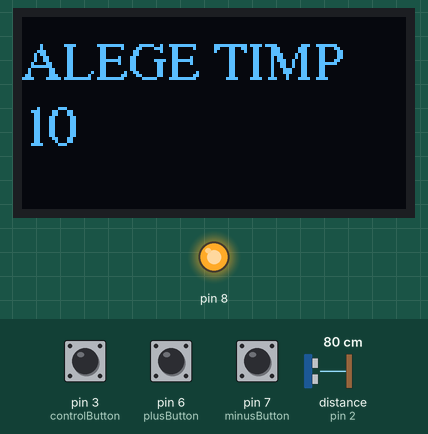
This sketch was run on a simulated Arduino Uno, built with avr-gcc and run on an emulated ATmega328P. Parts: 128×64 one-colour display, output pins drawn as LEDs (lit = HIGH). The inputs (shaded band) are chosen by the test bench; at power-on: pin 3 (controlButton) HIGH, distance to the obstacle (sensor on pin 2) 80 cm, pin 6 (plusButton) LOW, pin 7 (minusButton) LOW. The echo pulse lasts 58.3 µs per cm; pins used as bus, display or sensor lines are not drawn; what the sketch prints to the serial monitor is not drawn.

Above: at 7.2 s.
7.3 s: pin 3 (controlButton) pulled LOW for 0.15 s
At 8.7 s:
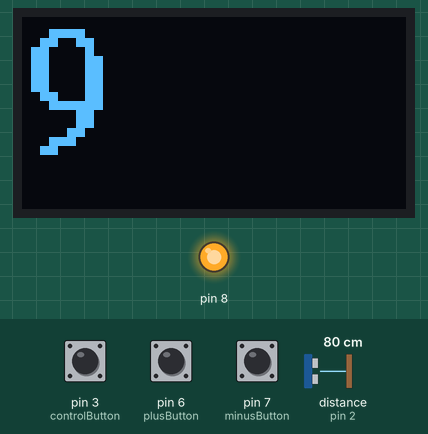
9.0 s: distance to the obstacle (sensor on pin 2) set to 2 cm
At 10.4 s:
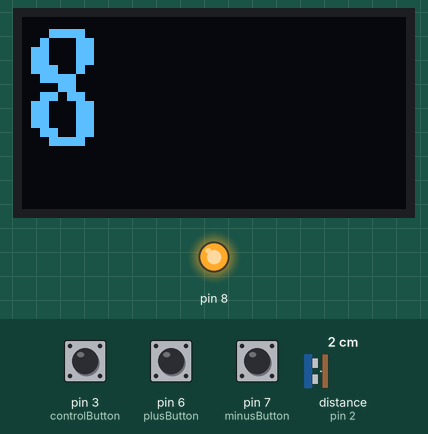
12.0 s: pin 3 (controlButton) pulled LOW for 1 s
At 13.7 s:
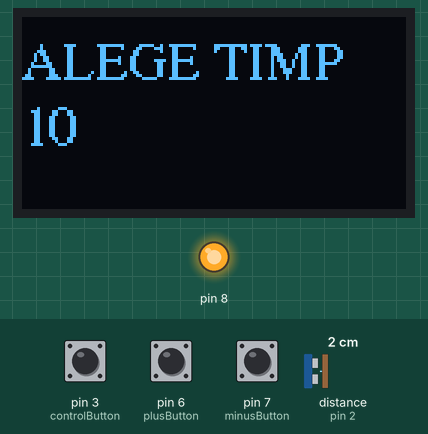
14.6 s: pin 6 (plusButton) pulled HIGH for 1 s
At 16.4 s:
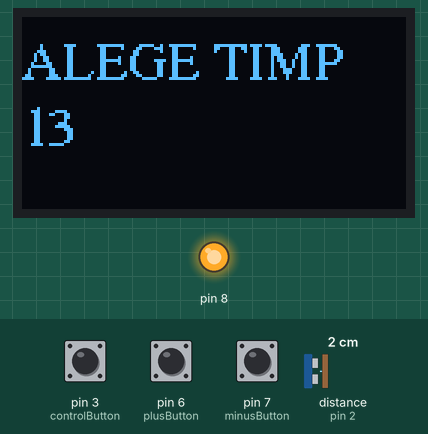
17.1 s: pin 7 (minusButton) pulled HIGH for 3.2 s
At 21.1 s:
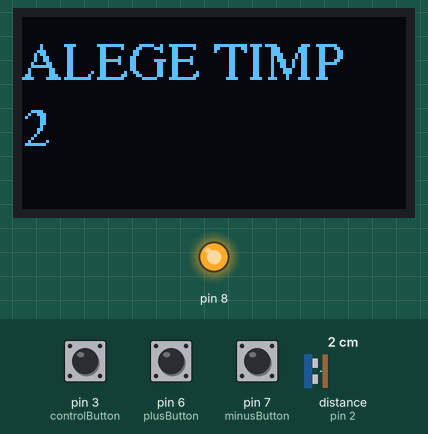
21.8 s: pin 3 (controlButton) pulled LOW for 0.15 s
At 25.0 s:
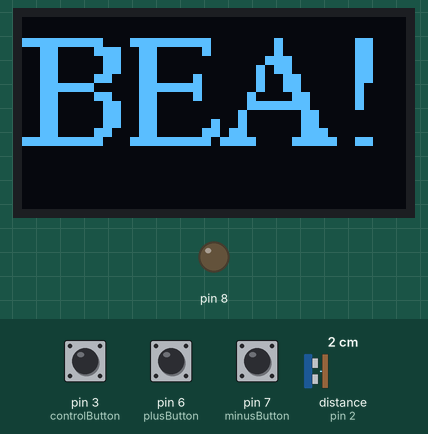
Timing chart, 0 to 25.9 s (numbered marks = the images above; inputs shaded):
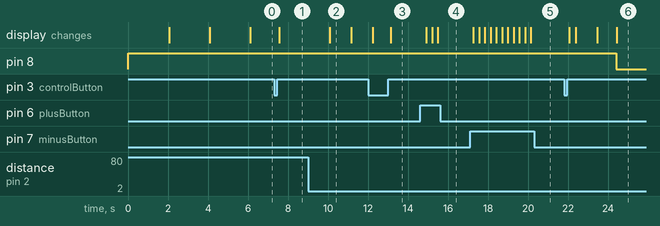

Measured:
- after the input at 7.3 s, the display: changes after 0.27 s (image 1)
- after the input at 9.0 s, the display: changes after 1.1 s (image 2)
- after the input at 12.0 s, the display: first differs from a run without the input after 1.1 s (image 3)
- after the input at 14.6 s, the display: first changes after 0.30 s (image 4 shows a later state)
- after the input at 17.1 s, the display: first changes after 0.15 s (image 5 shows a later state)
- after the input at 21.8 s, pin 8: HIGH → LOW after 2.6 s; the display: first changes after 0.27 s (image 6 shows a later state)
- what the display in image 2 shows lasts 1.1 s, from 10.1 s to 11.2 s

The sketch:

beutoarea5000.ino
```cpp
#include <Wire.h>
#include <Adafruit_GFX.h>
#include <Adafruit_SSD1306.h>
#include <Fonts/FreeSerif9pt7b.h>

#define SCREEN_WIDTH 128 // OLED display width, in pixels
#define SCREEN_HEIGHT 64 // OLED display height, in pixels
#define echoPin 2 // attach pin D2 Arduino to pin Echo of HC-SR04
#define trigPin 4 //attach pin D3 Arduino to pin Trig of HC-SR04
#define controlButton 3
#define plusButton 6
#define minusButton 7

volatile bool active = false;

// Declaration for an SSD1306 display connected to I2C (SDA, SCL pins)
Adafruit_SSD1306 display(SCREEN_WIDTH, SCREEN_HEIGHT, &Wire, -1);

long duration; // variable for the duration of sound wave travel
int distance; // variable for the distance measurement

void setup() {
  Serial.begin(115200);
  pinMode(8, OUTPUT);
  digitalWrite(8, HIGH);
  pinMode(trigPin, OUTPUT); // Sets the trigPin as an OUTPUT
  pinMode(echoPin, INPUT); // Sets the echoPin as an INPUT

  pinMode(controlButton, INPUT); //Set the control button as INPUT
  pinMode(plusButton, INPUT); //Set the plus button as INPUT
  pinMode(minusButton, INPUT); //Set the minus button as INPUT

  digitalWrite(controlButton, HIGH);

  attachInterrupt(digitalPinToInterrupt(controlButton), activate, RISING);

  Serial.println("Ultrasonic Sensor HC-SR04 Test"); // print some text in Serial Monitor
  Serial.println("with Arduino UNO R3");

  if (!display.begin(SSD1306_SWITCHCAPVCC, 0x3C)) {
    Serial.println("SSD1306 allocation failed");
    for (;;);
  }

  delay(2000);
  display.setFont(&FreeSerif9pt7b);
  display.clearDisplay();
  display.setTextSize(1);
  display.setTextColor(WHITE);
  display.setCursor(0, 20);
  display.println("BEUTOAREA \n 5000");
  display.display();

  delay(2000);
  display.clearDisplay();
  display.setCursor(0, 20);
  display.println("BEA \n  FRAIERE");
  display.display();

  delay(2000);
  display.setTextSize(1);
  display.clearDisplay();
}

int i = 100;
int plusState = 0;
int minusState = 0;
int setTimes = 100;

void loop() {
  if (!active) {
    display.setTextSize(1);
    display.clearDisplay();
    display.setCursor(0, 20);
    display.println("ALEGE TIMP");
    plusState = digitalRead(plusButton);
    minusState = digitalRead(minusButton);

    if (plusState) {
      setTimes++;
    }
    if (minusState) {
      setTimes--;
    }

    display.println(setTimes / 10);
    display.display();
    i = setTimes;
  } else {
    display.setTextSize(3);
    digitalWrite(trigPin, LOW);
    delayMicroseconds(2);
    // Sets the trigPin HIGH (ACTIVE) for 10 microseconds
    digitalWrite(trigPin, HIGH);
    delayMicroseconds(10);
    digitalWrite(trigPin, LOW);
    // Reads the echoPin, returns the sound wave travel time in microseconds
    duration = pulseIn(echoPin, HIGH);
    // Calculating the distance
    distance = duration * 0.034 / 2; // Speed of sound wave divided by 2 (go and back)
    // Displays the distance on the Serial Monitor

    if (distance > 10) {
      i = setTimes;
    }

    delay(80);
    i -= 1;
    if (i <= 0) {
      digitalWrite(8, LOW);
      display.clearDisplay();
      display.setCursor(0, 40);
      display.println("BEA!!");
      display.display();
    } else {
      digitalWrite(8, HIGH);
      display.clearDisplay();
      display.setCursor(0, 40);
      display.println(i / 10);
      display.display();
    }
  }
}

void activate() {
  active = !active;
}
```
